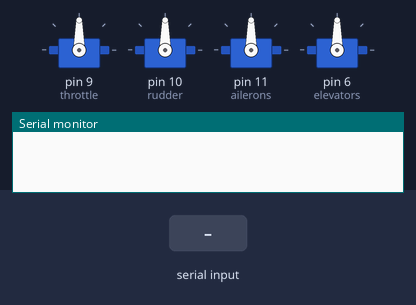
The sketch below on a simulated Arduino Uno, built with avr-gcc and run on an emulated ATmega328P. On the bench: 4 × servo, the last lines printed to the serial monitor. The test bench sets the inputs (shaded band).

Above: at 1.2 s.
1.3 s: "90,45,200\n" received over the second serial link
At 2.5 s:
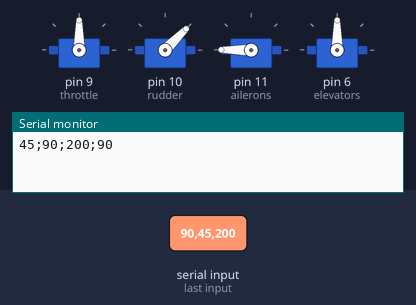
2.8 s: "30,150,10\n" received over the second serial link
At 3.7 s:
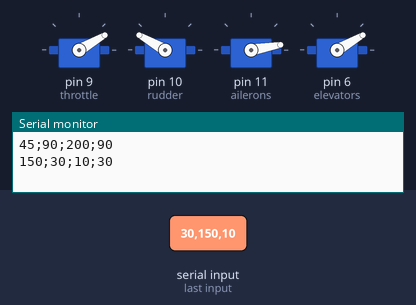
4.3 s: "90,45\n" received over the second serial link
At 4.8 s:
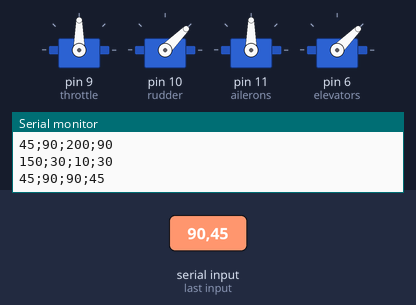
5.8 s: "30,150\n" received over the second serial link
At 7.0 s:
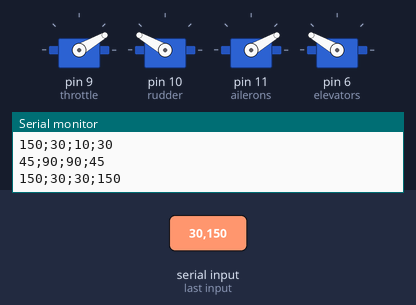
7.3 s: "90,45,200,10\n" received over the second serial link
At 8.3 s:
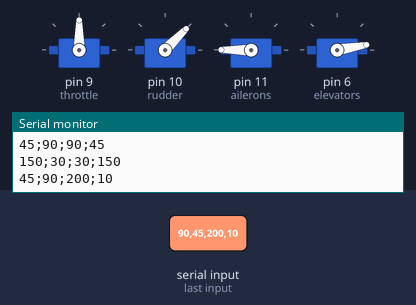
8.8 s: "30,150,10,200\n" received over the second serial link
At 9.5 s:
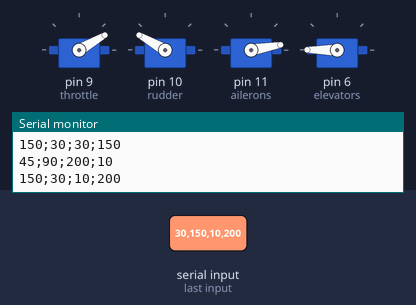
Timing chart, 0 to 11.3 s (numbered marks = the images above; inputs shaded):
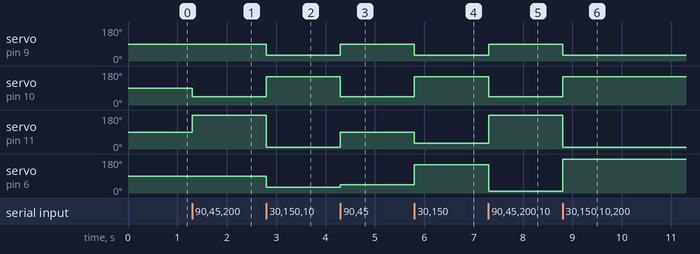

Measured:
- after the input at 1.3 s, servo on pin 10 (rudder): 90° → 45° at once; servo on pin 11 (ailerons): 90° → 180° at once
- after the input at 2.8 s, servo on pin 9 (throttle), servo on pin 6 (elevators): 90° → 30° at once; servo on pin 10 (rudder): 45° → 150° at once; servo on pin 11 (ailerons): 180° → 10° at once
- after the input at 4.3 s, servo on pin 9 (throttle): 30° → 90° at once; servo on pin 10 (rudder): 150° → 45° at once; servo on pin 11 (ailerons): 10° → 90° at once; servo on pin 6 (elevators): 30° → 45° at once
- after the input at 5.8 s, servo on pin 9 (throttle), servo on pin 11 (ailerons): 90° → 30° at once; servo on pin 10 (rudder), servo on pin 6 (elevators): 45° → 150° at once
- after the input at 7.3 s, servo on pin 9 (throttle): 30° → 90° at once; servo on pin 10 (rudder): 150° → 45° at once; servo on pin 11 (ailerons): 30° → 180° at once; servo on pin 6 (elevators): 150° → 10° at once
- after the input at 8.8 s, servo on pin 9 (throttle): 90° → 30° at once; servo on pin 10 (rudder): 45° → 150° at once; servo on pin 11 (ailerons): 180° → 10° at once; servo on pin 6 (elevators): 10° → 180° at once

The sketch:

delimeter.ino
```cpp
#include <NeoSWSerial.h>

#include<Servo.h>
NeoSWSerial hc12(2,3);
Servo throttle;
Servo rudder;
Servo ailerons;
Servo elevators;
Servo servo5;
Servo servo6;
String input;

int boundLow;
int boundHigh;

const char delimiter = ',';

void setup(){
  throttle.attach(9);
  rudder.attach(10);
  ailerons.attach(11);
  elevators.attach(6);
  hc12.begin(9600);
  Serial.begin(9600);
}
void loop(){
  if(hc12.available())
  {
    input=hc12.readStringUntil('\n');
    if(input.length()>0)
    {
    //  Serial.println(input);
      boundLow=input.indexOf(delimiter);
     int throttleV=input.substring(0,boundLow).toInt();

      boundHigh=input.indexOf(delimiter,boundLow+1);
     int rudderV=input.substring(boundLow+1,boundHigh).toInt();

      boundLow=input.indexOf(delimiter,boundHigh+1);
      int aileronsV=input.substring(boundHigh+1,boundLow).toInt();

      boundHigh=input.indexOf(delimiter,boundLow+1);
      int elevatorsV=input.substring(boundLow+1,boundHigh).toInt();

      boundLow=input.indexOf(delimiter,boundHigh+1);
      int servo5=input.substring(boundHigh+1,boundLow).toInt();

      boundHigh=input.indexOf(delimiter,boundLow+1);
      int servo6=input.substring(boundLow+1,boundHigh).toInt();


           Serial.print(rudderV);
           Serial.print(";");
            Serial.print(throttleV);
            Serial.print(";");
            Serial.print(aileronsV);
            Serial.print(";");
            Serial.print(elevatorsV);
            Serial.println("");

      throttle.write(throttleV);
      rudder.write(rudderV);
      ailerons.write(aileronsV);
      elevators.write(elevatorsV);


    }
  }
}
```
